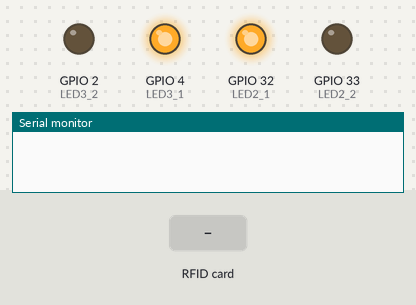
Simulated run of this sketch. Board: ESP32. Shown: output pins drawn as LEDs (lit = HIGH), the last lines printed to the serial monitor. The test bench sets the inputs (shaded band). WiFi joins after 1.5 s; servers stay silent unless stated; no MQTT or app messages arrive unless stated.

Above: at 0.2 s.
At 2.9 s:
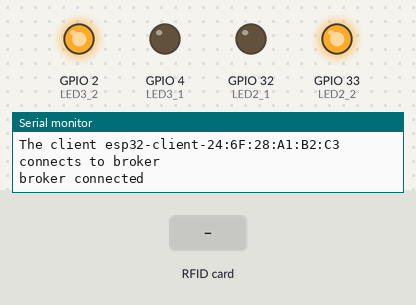
3.0 s: RFID card 5E 7A 19 C4 held to the reader
Timing chart, 0 to 6.0 s (numbered marks = the images above; inputs shaded):
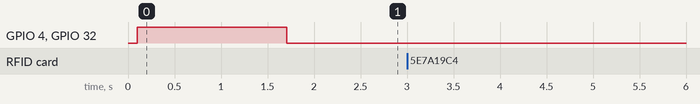

The sketch:

main.ino
```cpp
#include <Arduino.h>
#include <WiFi.h>
#include <PubSubClient.h>
#include <SPI.h>
#include <MFRC522.h>

const int RST1 = 22;
const int RST2 = 25;
const int Reader1 = 21;
const int Reader2 = 26;

const int LED2_1 = 32;
const int LED2_2 = 33;
const int LED3_1 = 4;
const int LED3_2 = 2;

long Timeout = 500;
long Timer = 0;
int state = 0;

String r1;
String r2;


String topic1 = "";
String topic2 = "";

// WLAN im SSTS Labor
const char *ssid ="ITBahn123";
const char *password ="ITBahn12345";

const char *broker ="141.72.12.245";
const int port = 1883;

// leer lassen fuer kein username und kein password (STTS Labor)
const char *username ="";
const char *mqtt_password ="";

WiFiClient espClient;
PubSubClient client(espClient);

MFRC522 rfid1(Reader1, RST1);
MFRC522 rfid2(Reader2, RST2);

MFRC522::MIFARE_Key key;


String write_byte_array(byte *buffer, byte bufferSize)
{
  String r = "";
  for (byte i = 0; i < bufferSize; i++)
  {

    r += String(buffer[i] < 0x10 ? " 0" : " ");
    r += String(buffer[i], HEX);
  }
  return r;
}

void connection_loss()
{
  while(WiFi.status() != WL_CONNECTED || !client.connected())
  {
    if (millis() >= Timeout + Timer)
    {
      Timer = millis();
      if (state == 0) state = 1;
      else if (state == 1) state = 0;
      if (state == 0)
      {
        digitalWrite(LED2_1,HIGH);
        digitalWrite(LED3_1,HIGH);
        digitalWrite(LED2_2,LOW);
        digitalWrite(LED3_2,LOW);
      }
      else
      {
        digitalWrite(LED2_2,HIGH);
        digitalWrite(LED3_2,HIGH);
        digitalWrite(LED2_1,LOW);
        digitalWrite(LED3_1,LOW);
      }
    }
    Serial.println("Reconnecting...");
    String client_id = "esp32-client-";
    client_id += String(WiFi.macAddress());
    client.connect(client_id.c_str(),username,password,"ESP32_[K]/Online",0,true,"Offline");
  }
  digitalWrite(LED2_2,HIGH);
  digitalWrite(LED3_2,HIGH);
  digitalWrite(LED2_1,LOW);
  digitalWrite(LED3_1,LOW);
  client.publish("ESP32_[K]/Online", "Online");
}
// put function declarations here:

void setup() {
  // put your setup code here, to run once:
  // WLAN Verbindung aufbauen
  Serial.begin(9600);
  WiFi.begin(ssid, password);
  SPI.begin();
  rfid1.PCD_Init();
  rfid2.PCD_Init();

  pinMode(LED2_1,OUTPUT);
  pinMode(LED2_2,OUTPUT);
  pinMode(LED3_1,OUTPUT);
  pinMode(LED3_2,OUTPUT);

  digitalWrite(LED2_1,HIGH);
  digitalWrite(LED3_1,HIGH);
  digitalWrite(LED2_2,LOW);
  digitalWrite(LED3_2,LOW);

  int stat = 0;
  while (WiFi.status() != WL_CONNECTED)
  {
    delay(500);
    Serial.println("Connecting to WiFi..");
    stat ++;
    if (stat == 20) connection_loss();
  }
  Serial.println("Connected to the WiFi network");

  // MQTT Verbindung aufbauen
  client.setServer(broker, port);
  int brok = 0;
  while (!client.connected())
  {
    String client_id = "esp32-client-";
    client_id += String(WiFi.macAddress());
    Serial.printf("The client %s connects to broker \n",client_id.c_str());
    if (client.connect(client_id.c_str(),username,password,"ESP32_[K]/Online",0,true,"Offline"))
    {
      Serial.println("broker connected");
    }
    else
    {
      Serial.print("failed with state");
      Serial.print(client.state());
      delay(2000);
    }
    brok ++;
    if (brok == 10) connection_loss();
  }
  client.publish("ESP32_[K]/Online", "Online",true);
  digitalWrite(LED2_2,HIGH);
  digitalWrite(LED3_2,HIGH);
  digitalWrite(LED2_1,LOW);
  digitalWrite(LED3_1,LOW);
}

void loop() {
  // put your main code here, to run repeatedly:
  client.loop();
  if (WiFi.status() != WL_CONNECTED || !client.connected()) connection_loss();
  if (! rfid1.PICC_IsNewCardPresent() && ! rfid2.PICC_IsNewCardPresent())
  {
    return;
  }
  else if (rfid1.PICC_ReadCardSerial() != 0)
  {
    r1 = write_byte_array(rfid1.uid.uidByte, rfid1.uid.size);
    Serial.print(F("Card UID 1:"));
    Serial.println(r1);
    topic1 = "ESP32_[K]/RFID[1]/ID";
    client.publish(topic1.c_str(), r1.c_str());
    rfid1.PICC_HaltA();
    rfid1.PCD_StopCrypto1();
  }
  else if (rfid2.PICC_ReadCardSerial() != 0)
  {
    r2 = write_byte_array(rfid2.uid.uidByte, rfid2.uid.size);
    Serial.print(F("Card UID 2:"));
    Serial.println(r2);
    topic2 = "ESP32_[K]/RFID[2]/ID";
    client.publish(topic2.c_str(), r2.c_str());
    rfid2.PICC_HaltA();
    rfid2.PCD_StopCrypto1();
  }

}
```
